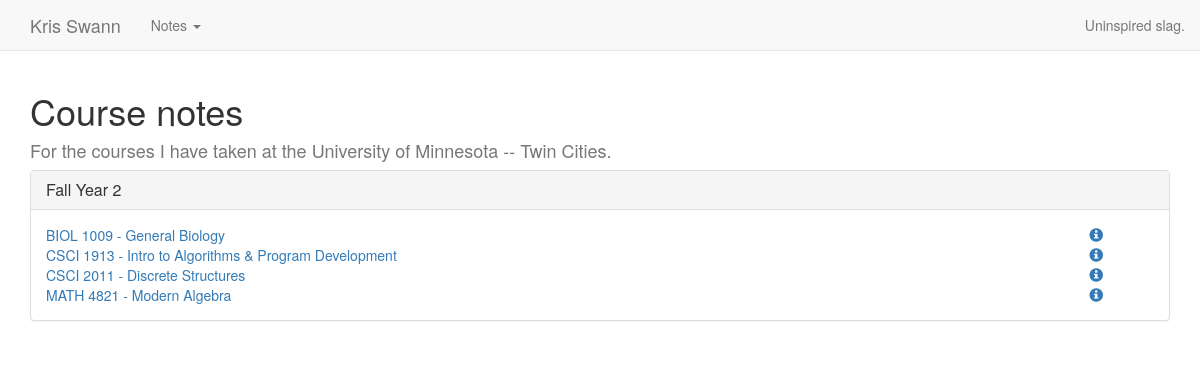
The app's page /notes/, older data.
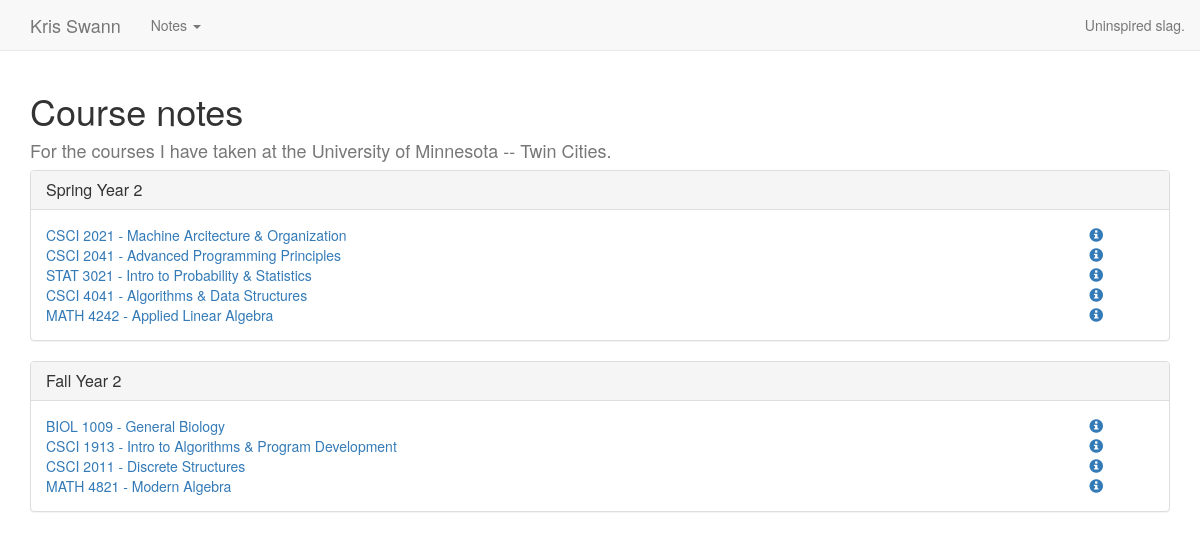
The same page, newer data.
### coursenotes/models.py (models this page shows, shortened)
class Course(models.Model):
    name = models.CharField(max_length=500)
    dept_num = models.CharField(max_length=4)
    course_num = models.CharField(max_length=50)
    year = models.SmallIntegerField()
    semester = models.SmallIntegerField()
    instructor = models.CharField(max_length=1000)
    slug = models.SlugField(unique=True)
    SEM_FALL = 1
    SEM_SPRING = 2
    SEM_SUMMER = 3
    def semester_name(self):
        if (self.semester == self.SEM_FALL):
            return "Fall"
        if (self.semester == self.SEM_SPRING):
            return "Spring"
        if (self.semester == self.SEM_SUMMER):
            return "Summer"

### coursenotes/views.py (the view)
def index(request):
    courses_by_sem = OrderedDict()
    for course in Course.objects.order_by('-year', '-semester', 'course_num'):
        when_taken = "{0} Year {1}".format(course.semester_name(), course.year)
        if when_taken in courses_by_sem:
            courses_by_sem[when_taken].append(course)
        else:
            courses_by_sem[when_taken] = [course, ]
    context = {
        'courses_by_sem': courses_by_sem,
    }
    context.update(get_base_context())
    return render(request, 'coursenotes/index.html', context)

### coursenotes/templatetags/custom_tags.py (called while the page is built)
@register.simple_tag
def route_active(request, route, *args):
    if request.path == reverse(route, args=args):
        return 'active'
    else:
        return ''

### coursenotes/views.py (called while the page is built)
def get_base_context():
    max_year = Course.objects.all().aggregate(Max('year'))['year__max']
    max_sem = Course.objects.filter(year=max_year).aggregate(Max('semester'))['semester__max']
    latest_course = Course.objects.order_by('-year', '-semester')[0]
    return {
        'recent_courses': Course.objects.filter(year=latest_course.year, semester=latest_course.semester).order_by('course_num')
    }

### coursenotes/templates/coursenotes/index.html
{% extends "coursenotes/base.html" %}
{% load staticfiles %}
{% block body %}
<div class="container">
    <h1>Course notes</h1>
    <h4 class="text-muted">For the courses I have taken at the University of Minnesota -- Twin Cities.</h4>
    {% for when_taken, courses in courses_by_sem.items %}
    <div class="panel panel-default">
        <div class="panel-heading">
            <h3 class="panel-title">{{ when_taken }}</h3>
        </div>
        <div class="panel-body">
            {% for course in courses %}
            <div class="row">
                <div class="col-xs-11">
                    <a href="{% url 'coursenotes:course_index' course.slug %}">
                        {{ course.dept_num }} {{ course.course_num }} - {{ course.name }}
                    </a>
                </div>
                <div class="col-xs-1">
                    <a href="{% url 'coursenotes:course_info' course.slug %}">
                        <span class="glyphicon glyphicon-info-sign"></span>
                    </a>
                </div>
            </div>
            {% endfor %}
        </div>
    </div>
    {% endfor %}
</div>
{% endblock %}

### coursenotes/templates/coursenotes/base.html (shortened to what this page needs)
{% load custom_tags %}
<!DOCTYPE html>
<html>
<head>
    <link rel="stylesheet" href="https://maxcdn.bootstrapcdn.com/bootstrap/3.3.7/css/bootstrap.min.css">
</head>
<body>
    <nav class="navbar navbar-default navbar-static-top">
        <div class="container">
            <div class="navbar-header">
                <a class="navbar-brand" href="#" >Kris Swann</a>
            </div>
            <div class="collapse navbar-collapse" id="main-navbar">
                <ul class="nav navbar-nav">
                    <li class="dropdown">
                        <a id="nav-notes-dropdown" class="dropdown-toggle" data-toggle="dropdown" data-target-url="{% url 'coursenotes:index' %}">
                            Notes <span class="caret"></span>
                        </a>
                    </li>
                </ul>
                <p class="navbar-text navbar-right hidden-xs">Uninspired slag.</p>
            </div>
        </div>
    </nav>
    {% block body %}{% endblock %}
</body>
</html>

Row changes from the older to the newer data that the page shows:
added Course: when_taken "Spring Year 2", dept_num "CSCI", course_num "2021", name "Machine Arcitecture & Organization"
added Course: dept_num "CSCI", course_num "2041", name "Advanced Programming Principles", shown under "Spring Year 2"
added Course: dept_num "STAT", course_num "3021", name "Intro to Probability & Statistics", shown under "Spring Year 2"
added Course: dept_num "CSCI", course_num "4041", name "Algorithms & Data Structures", shown under "Spring Year 2"
added Course: dept_num "MATH", course_num "4242", name "Applied Linear Algebra", shown under "Spring Year 2"
